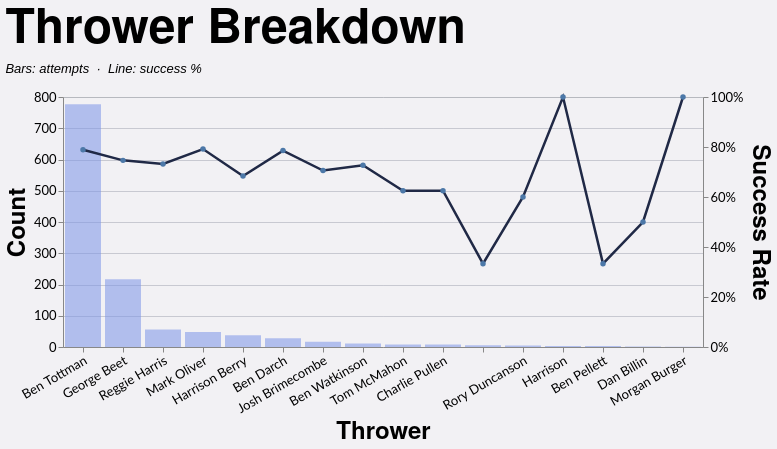

Source (Vega-Lite JSON):
### Vega-Lite specification from a JSON file in a GitHub repository (floating-point values rounded to 4 significant figures; data arrays with more than 128 entries replaced by an {"elided": "..."} marker saying what was removed)
{"config": {"axis": {"labelFont": "Lato, sans-serif", "titleFont": "PT Sans Narrow, Helvetica Neue, Helvetica, Arial, sans-serif", "labelFontSize": 13, "titleFontSize": 24, "gridColor": "#202947", "gridOpacity": 0.2}, "header": {"labelFont": "PT Sans Narrow, Helvetica Neue, Helvetica, Arial, sans-serif", "titleFont": "PT Sans Narrow, Helvetica Neue, Helvetica, Arial, sans-serif", "labelFontSize": 24, "titleFontSize": 28, "labelFontWeight": "bold", "orient": "left"}, "legend": {"labelFont": "Lato, sans-serif", "titleFont": "PT Sans Narrow, Helvetica Neue, Helvetica, Arial, sans-serif", "labelFontSize": 14, "titleFontSize": 16, "titlePadding": 5, "fillColor": "white", "strokeColor": "black", "padding": 10, "titleFontWeight": "lighter", "titleFontStyle": "italic", "titleColor": "gray", "offset": 10}, "title": {"font": "PT Sans Narrow, Helvetica Neue, Helvetica, Arial, sans-serif", "fontSize": 48, "fontWeight": "bold", "anchor": "start", "align": "center", "titlePadding": 20, "subtitlePadding": 10, "subtitleFontSize": 13, "subtitleColor": "", "subtitleFontStyle": "italic", "offset": 15, "color": "black"}, "axisX": {"labelAngle": 0}, "facet": {"title": null, "header": null, "align": {"row": "each", "column": "each"}}, "resolve": {"scale": {"y": "independent", "facet": "independent"}}, "background": "#f2f1f4"}, "layer": [{"mark": {"type": "bar", "color": "#7d96e8", "opacity": 0.55}, "encoding": {"tooltip": [{"field": "thrower", "title": "Thrower", "type": "nominal"}, {"field": "won", "format": ",.0f", "title": "Won", "type": "quantitative"}, {"field": "attempts", "format": ",.0f", "title": "Attempts", "type": "quantitative"}, {"field": "success_rate", "format": ".1%", "title": "Success Rate", "type": "quantitative"}], "x": {"axis": {"labelAngle": -30}, "field": "thrower", "sort": "-y", "title": "Thrower", "type": "nominal"}, "y": {"axis": {"format": ",.0f", "orient": "left"}, "field": "attempts", "title": "Count", "type": "quantitative"}}, "transform": [{"filter": "(loSquad == 'All' || datum.squad == loSquad) && (loGameType == 'All' || (loGameType == 'League + Cup' && (datum.game_type == 'League' || datum.game_type == 'Cup')) || (loGameType == 'League only' && datum.game_type == 'League') || datum.game_type == loGameType) && (loOpposition == 'All' || datum.opposition == loOpposition) && (loThrower == 'All' || datum.thrower == loThrower) && (loJumper == 'All' || datum.jumper == loJumper) && (loArea == 'All' || datum.area == loArea) && (loNumbers == 'All' || datum.numbers == loNumbers) && (loCallType == 'All' || datum.call_type == loCallType)"}, {"filter": "(loSeason == 'All' || datum.season == loSeason)"}, {"aggregate": [{"op": "count", "as": "attempts"}, {"op": "sum", "field": "won", "as": "won"}], "groupby": ["thrower"]}, {"calculate": "datum.won / datum.attempts", "as": "success_rate"}]}, {"mark": {"type": "line", "color": "#202946", "point": true, "strokeWidth": 2.5}, "encoding": {"tooltip": [{"field": "thrower", "title": "Thrower", "type": "nominal"}, {"field": "won", "format": ",.0f", "title": "Won", "type": "quantitative"}, {"field": "attempts", "format": ",.0f", "title": "Attempts", "type": "quantitative"}, {"field": "success_rate", "format": ".1%", "title": "Success Rate", "type": "quantitative"}], "x": {"axis": {"labelAngle": -30}, "field": "thrower", "sort": "-y", "title": "Thrower", "type": "nominal"}, "y": {"axis": {"format": "%", "orient": "right"}, "field": "success_rate", "scale": {"domain": [0, 1]}, "title": "Success Rate", "type": "quantitative"}}, "transform": [{"filter": "(loSquad == 'All' || datum.squad == loSquad) && (loGameType == 'All' || (loGameType == 'League + Cup' && (datum.game_type == 'League' || datum.game_type == 'Cup')) || (loGameType == 'League only' && datum.game_type == 'League') || datum.game_type == loGameType) && (loOpposition == 'All' || datum.opposition == loOpposition) && (loThrower == 'All' || datum.thrower == loThrower) && (loJumper == 'All' || datum.jumper == loJumper) && (loArea == 'All' || datum.area == loArea) && (loNumbers == 'All' || datum.numbers == loNumbers) && (loCallType == 'All' || datum.call_type == loCallType)"}, {"filter": "(loSeason == 'All' || datum.season == loSeason)"}, {"aggregate": [{"op": "count", "as": "attempts"}, {"op": "sum", "field": "won", "as": "won"}], "groupby": ["thrower"]}, {"calculate": "datum.won / datum.attempts", "as": "success_rate"}]}], "data": {"name": "data-73f91a64a43d4e9fe8f6d842372acc63"}, "height": 250, "params": [{"name": "loSquad", "value": "All"}, {"name": "loSeason", "value": "All"}, {"name": "loGameType", "value": "All"}, {"name": "loOpposition", "value": "All"}, {"name": "loThrower", "value": "All"}, {"name": "loJumper", "value": "All"}, {"name": "loArea", "value": "All"}, {"name": "loNumbers", "value": "All"}, {"name": "loCallType", "value": "All"}], "resolve": {"scale": {"y": "independent"}}, "title": {"text": "Thrower Breakdown", "subtitle": "Bars: attempts  ·  Line: success %"}, "width": {"step": 40}, "$schema": "https://vega.github.io/schema/vega-lite/v5.20.1.json", "datasets": {"data-73f91a64a43d4e9fe8f6d842372acc63": {"elided": "1228 records"}}}
